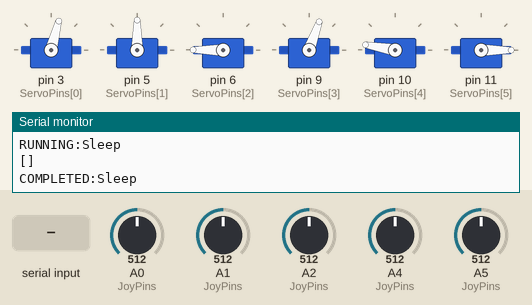
Bench run of a sketch on a simulated Arduino Leonardo, built with avr-gcc and run on an emulated ATmega32U4. Shown: 6 × servo, the last lines printed to the serial monitor. The test bench sets the inputs (shaded band); at power-on: A0 (JoyPins) = 512, A1 (JoyPins) = 512, A5 (JoyPins) = 512, A2 (JoyPins) = 512, A4 (JoyPins) = 512.

Above: at 2.7 s.
2.8 s: "R 45\n" received over Serial
At 3.69 s:
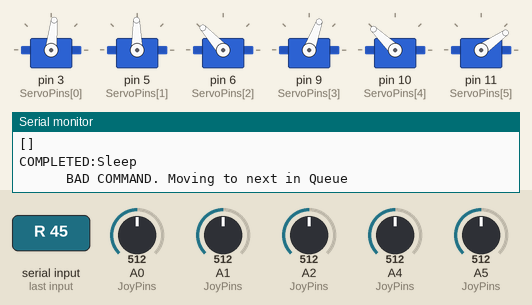
5.8 s: A0 (JoyPins) set to 716
8.8 s: A1 (JoyPins) set to 306
At 11.1 s:
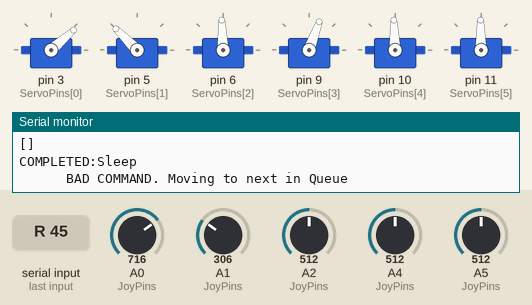
11.8 s: A5 (JoyPins) set to 716
At 13.15 s:
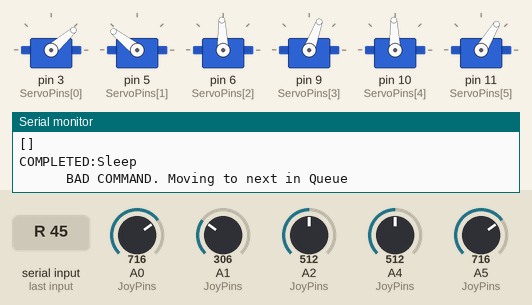
14.8 s: A2 (JoyPins) set to 992
17.8 s: A4 (JoyPins) set to 716
At 20.25 s:
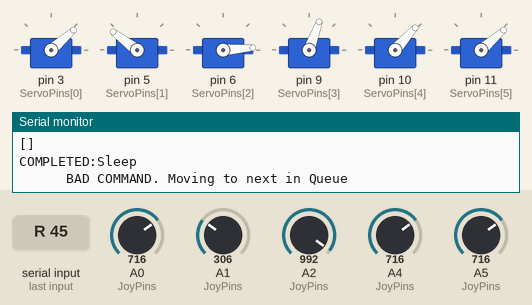
Timing chart, 0 to 21.8 s (numbered marks = the images above; inputs shaded):
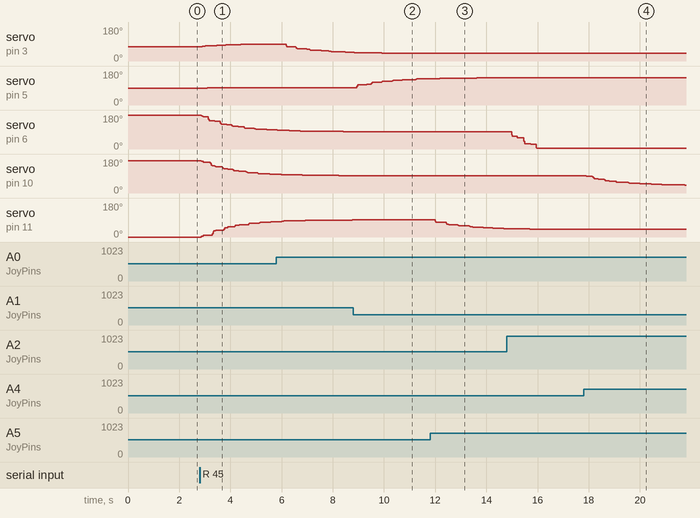

The sketch:

Robo_Library.ino
```cpp
#include <Servo.h>
#define Serial1 Serial
#include <SoftwareSerial.h>
class Motor{
  public:
    Motor(){
          setAngle(0);
          setDelay(0);
          joyPin = 0;
          servoPin = 0;
          replayActive = 0;
          maxPotVal = 0;
          minPotVal = 1000;
          isUpToDate = 0;
          for (int thisReading = 0; thisReading < numReadings; thisReading++)
            readings[thisReading] = 0;
    }
    void initAngle(byte A){
          angle = newAngle = A;
    }
    void setAngle(float A){// set angle to go to
          newAngle =  A;
    }
    float getAngle(){// set angle currently
          return angle;
    }
    void setDelay(unsigned int delayTime){// set How long to take to reach that angle (milliseconds)
          if(delayTime==0) motorSpeed = 0;
          else motorSpeed = (float)abs(angle - newAngle)/(float)(delayTime); //Degrees/millisecond
    }
    float getSpeed(){// see angle to increment
          return motorSpeed;
    }
    void arm(byte pin,byte joystickPin){//// set pins
          servo.attach(pin);
          joyPin = joystickPin;
          servoPin = pin;
    }
    void arm(){
          servo.attach(servoPin);
    }
    void disarm(){// loosen motor
          servo.detach();
    }
    void replay(bool active){
      replayActive = active;
    }
    void update(){//update values every {1} milliseconds,
          if(motorSpeed == 0){
            angle=newAngle;
          }else{
            if(newAngle>angle){
              angle+=motorSpeed;
            }else if(angle>newAngle){
              angle-=motorSpeed;
            }
          }
          if(angle > 0 || angle <= 180)
            servo.write(angle);
          if(replayActive) checkPot();
          // Serial.println("\t"+String(abs(angle-newAngle)));
          if(abs(angle-newAngle) < 2)
            isUpToDate = 1;
          else isUpToDate = 0;
    }
    void checkPot(){
      byte val = smooth(joyPin);
      if(val > maxPotVal) maxPotVal = val;
      if(val < minPotVal) minPotVal = val;
      int destAngle = map(val, 40, 220, 180, 0);
      if(destAngle <= 180 && destAngle >= 0){
        setAngle(destAngle);
        setDelay(700);
      }
    }
    byte smooth(byte pin){
      byte val = (analogRead(pin) / 4);
      total = total - readings[readIndex];
      readings[readIndex] = val;
      total = total + readings[readIndex];
      readIndex = readIndex + 1;
      if (readIndex >= numReadings)
        readIndex = 0;
      average = total / numReadings;
      return average;
    }
    bool isUpToDate;
  private:
    float angle;
    float newAngle;
    Servo servo;
    float motorSpeed;
    byte joyPin;
    byte servoPin;
    bool replayActive;
    byte maxPotVal;
    byte minPotVal;
      byte numReadings = 15;
      byte readings[15];      // the readings from the analog input
      byte readIndex = 0;              // the index of the current reading
      int total = 0;                  // the running total
      byte average = 0;                // the average
};

class Robo{
  private:
    byte noOfMotors;
    bool armed;
    unsigned long MotorUpdateTimer;
  public:
    Motor* Motors = new Motor;

    Robo(int NoOfMotors){
      const int N = NoOfMotors;
      noOfMotors = N;
      Motors = new Motor[N];
      armed = 0;
      MotorUpdateTimer= 0;
    }
    void command(byte* angles,unsigned int duration,unsigned int delayTime){// take a list of angles, take time required to complete it. Excectute.
      Serial.print("[");
      for(int i=0;i<noOfMotors;i++){
        Motors[i].setAngle(angles[i]);
        Motors[i].setDelay(duration);
      }
      unsigned long localTimer = millis()+duration+delayTime;//Give the robot extra 500ms to complete the Job
      while(millis()<localTimer){
        update();
        if(micros()%1000000<100)Serial.print(".");
      }
      for(int i=0;i<noOfMotors;i++){
        Motors[i].setDelay(0);
      }
      Serial.print("]");
      while(getUpdateCount()<6){
        update();//wait for motors to finish
        Serial.println(String(getUpdateCount()));
      }
      Serial.println("");
    }
    void attach(byte* ServoPin,byte* joystickPin) {
      for(int i=0;i<noOfMotors;i++){
        Motors[i].arm(ServoPin[i],joystickPin[i]);
      }
      armed = 1;
      Serial.println("ARMED");
    }
    void attach(){
      for(int i=0;i<noOfMotors;i++){
        Motors[i].arm();
      }
      armed = 1;
      Serial.println("ARMED");
    }
    int getUpdateCount(){// returns 0 - 6 depending on how many motors have reached location
      byte updateCount = 0;
      for(int i=0;i<noOfMotors;i++){
        if(Motors[i].isUpToDate)
          updateCount++;
      }
      return updateCount;
    }
    void detach() {
      for (int i = 0; i < noOfMotors; i++)
        Motors[i].disarm();
      armed = 0;
      Serial.println("DISARMED");
    }
    void init(byte* angles){
      for(int i=0;i<noOfMotors;i++){
        Motors[i].initAngle(angles[i]);
      }
    }
    void update(){
      unsigned long now = micros();
      if(now>MotorUpdateTimer){
        byte missed = (now%100000)/1000-(MotorUpdateTimer%100000)/1000 + 1; //no of updates to be made based on millis skipped
        for (int i = 0; i < noOfMotors; i++){
          for(int j=0;j<missed;j++){
            Motors[i].update();
          }
        }
        MotorUpdateTimer=now+1000;
      }
    }
    void replay(bool active){
      for(int i=0;i<noOfMotors;i++){
        Motors[i].replay(active);
      }
    }
};
// END OF LIBRARY


//########  CODE GOES HERE  #############

#define MOTORCOUNT 6

Robo Robot(MOTORCOUNT);
// SoftwareSerial Serial1(2,4);
void setup() {
  // Serial.begin(9600);
  Serial1.begin(115200);
  wake();
}

void loop() {
  getSerial();
  Robot.update();
}


void wake(){
  byte ServoPins[] = {3,5,6,9,10,11};
  byte JoyPins[] = {A0,A1,A2,A3,A4,A5};
  byte initAngles[] = {75,90,180,70,170,0};
  Robot.attach(ServoPins,JoyPins);
  Robot.init(initAngles);
  // ready();
  // stretch();
  sleep();
}
void sleep(){
  byte angles[] = {75,90,180,70,170,0};
  Serial1.println("RUNNING:Sleep");
  Robot.command(angles,1500,50);
  Serial1.println("COMPLETED:Sleep");
}
void stretch(){
  byte angles[] = {90,70,80,70,80,0};
  Serial1.println("RUNNING:Stretch");
  Robot.command(angles,3000,50);
  Serial1.println( "COMPLETED:Stretch");
}
void ready(){
  byte angles[] = {0,120,180,80,110,30};
  Serial1.println("RUNNING:Ready");
  Robot.command(angles,1500,50);
  Serial1.println("COMPLETED:Ready");
}

void replay(){
  Robot.replay(1);
  digitalWrite(A5,1);
  Robot.Motors[3].replay(0);
}


// W
// A
// D
// C:90:1000,70:1000,80:1000,70:1000,80:0,0:1000,
// C:75:3000,65:3000,155:3000,70:3000,80:0,0:3000,
// C:75:3000,35:3000,125:3000,70:3000,80:0,0:3000,
// C:75:10,35:10,125:10,70:10,80:10,50:1000,
// C:75:3000,65:3000,155:3000,70:3000,70:0,50:3000,
// C:180:2500,65:3000,155:3000,70:3000,70:0,50:3000,

void getSerial(){
  String InputBuffer = "";
  int success = -1;
  if(Serial1.available()){
    String InputBuffer = "";
  }
  while (Serial1.available()) {//Append chars to the string
      char c =Serial1.read();
      delay(3);
      if(c==10 || c==13 || c==' ' || c == 0)
        break;
      InputBuffer += c;
      success = 0;
  }

  // if (Robot.getUpdateCount()==6);
  // else return;

    String CMD ="";
    for(int i=0;i<InputBuffer.length();i++){
      char c = InputBuffer[i];
      if(c!=' ') CMD += InputBuffer[i];
    }
    if(CMD != ""){
      // Serial1.println("Input Buffer:");
      success = 0;
    }
    else return;
    if(CMD[0]==',') CMD = CMD.substring(1,CMD.length());
    // Serial1.println(CMD);
    String val = "";//initialise value
    byte motorCount = 0;//iterate thru string
    switch(CMD[0]){
      case 'D': Robot.detach();
                Robot.replay(0);
                success = 1;
                InputBuffer = CMD.substring(1,CMD.length());
                break;
      case 'S': sleep();
                success = 1;
                InputBuffer = CMD.substring(1,CMD.length());
                break;
      case 'R': replay();
                success = 1;
                InputBuffer = CMD.substring(1,CMD.length());
                break;
      case 'W': wake();
                success = 1;
                InputBuffer = CMD.substring(1,CMD.length());
                break;
      case 'A': Robot.attach();
                if(CMD[1]==":"){
                  for (int i = 2; i < CMD.length(); i++) {
                    //Check for comma / NL / CR
                    if (CMD[i] == ',') {
                      //Save value
                      Robot.Motors[motorCount].setAngle(val.toFloat());
                      Robot.Motors[motorCount].setDelay(0);
                      motorCount++;
                      if (motorCount == MOTORCOUNT) {
                        success = 1;
                        InputBuffer = CMD.substring(1,CMD.length());
                        return;
                      }
                      //Reset Value
                      val = "";

                    }//Else append new character
                    else val += CMD[i];
                  }
                }
                break;
      case 'C':
                if (CMD[1] == ':') {
                  for (int i = 2; i < CMD.length(); i++) {
                    //Check for comma / NL / CR
                    if (CMD[i] == ':') {
                      Robot.Motors[motorCount].setAngle(val.toFloat());//save
                      Serial1.println("Motor["+String(motorCount)+"]="+String(val));
                      motorCount++;//next motor
                      val = "";//reset
                    }//Else append new character
                    else if (CMD[i] == ',') {
                      Robot.Motors[motorCount-1].setDelay(val.toInt());
                      Serial1.println("Motor["+String(motorCount-1)+"] Time="+String(val));
                      val = "";
                      if (motorCount == MOTORCOUNT) {
                        Serial1.println("OK");
                        // Serial1.println(CMD.substring(i+1,CMD.length()));
                        // InputBuffer = CMD.substring(i+1,CMD.length());
                        InputBuffer = "";
                        success = 1;
                        return;
                      }
                    } else val += CMD[i];
                  }
                }
                break;
    }
    if(success==0){
      Serial1.println("\t\t\tBAD COMMAND. Moving to next in Queue");
      InputBuffer = CMD.substring(1,CMD.length());
    }
  // }
}
```

Measured:
- after the input at 2.8 s, servo on pin 3 (ServoPins[0]): moves from 75° to 90° over 2.4 s, starting after 0.07 s; servo on pin 5 (ServoPins[1]): 90° → 91° after 0.30 s
- after the input at 8.8 s, servo on pin 5 (ServoPins[1]): moves from 91° to 139° over 2.8 s, starting after 0.14 s
- after the input at 11.8 s, servo on pin 11 (ServoPins[5]): moves from 91° to 45° over 2.7 s, starting after 0.20 s
- after the input at 17.8 s, servo on pin 10 (ServoPins[4]): moves from 92° to 42° over 3.9 s, starting after 0.06 s
